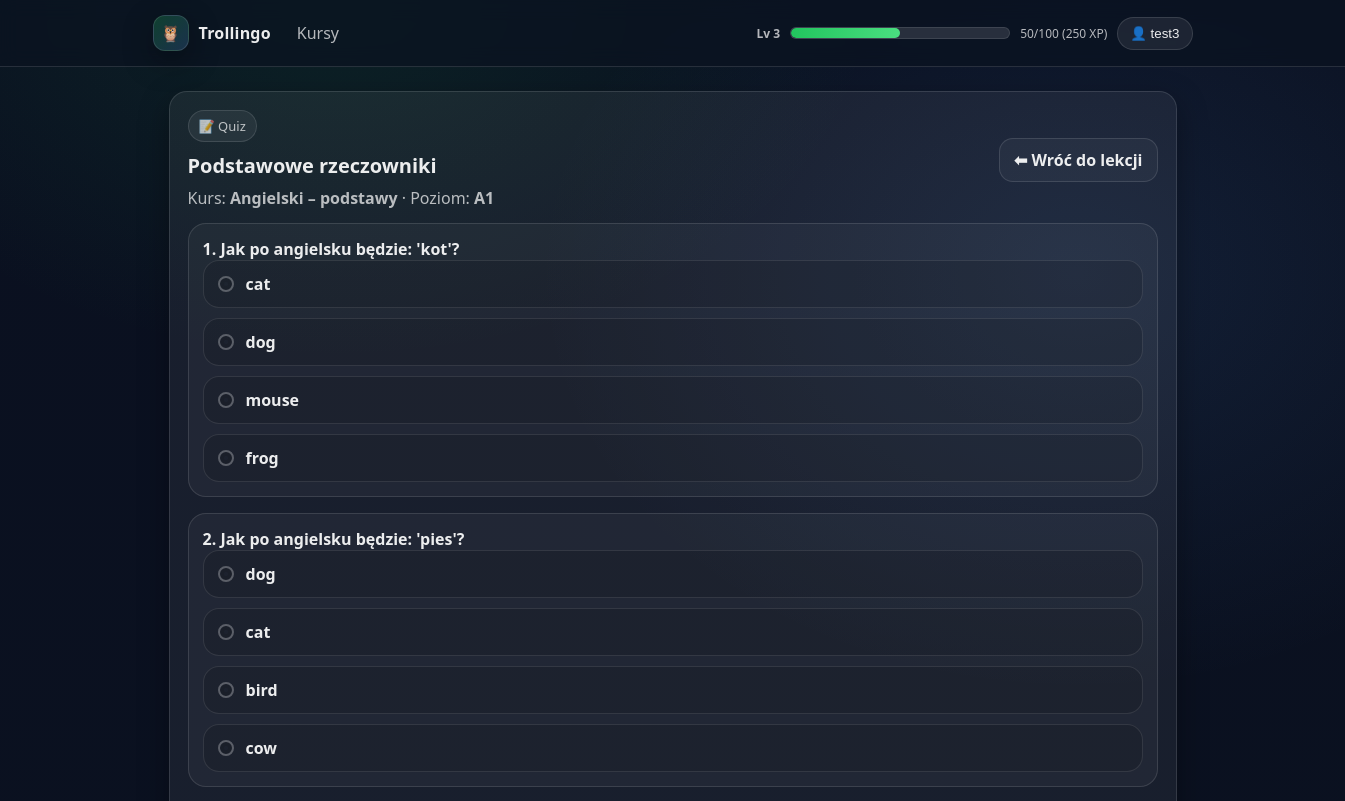
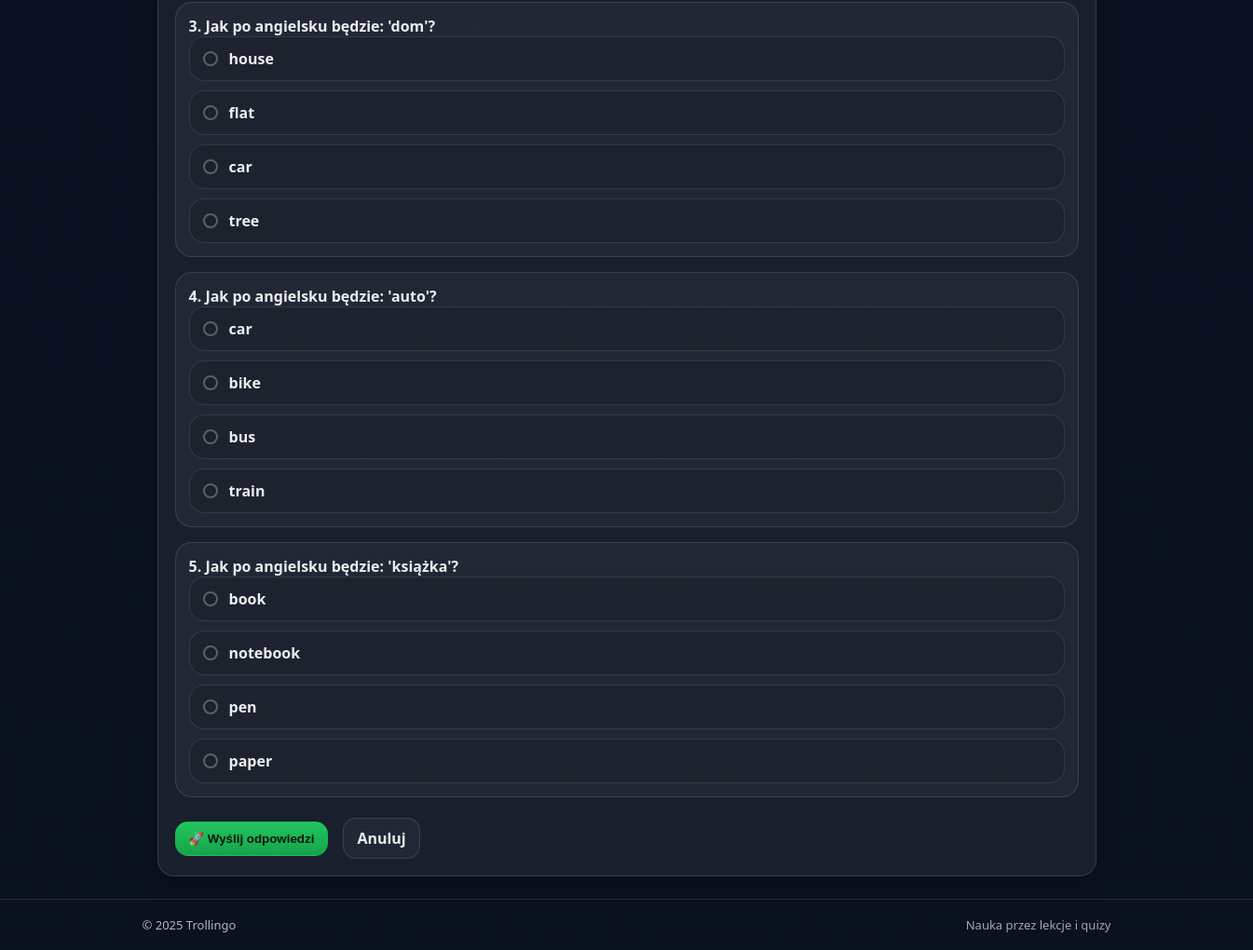
The app's page /lesson/6/quiz/ (signed in) with its own data (2 pictures, top to bottom).
### learning/models.py (models this page shows, shortened)
class Lesson(models.Model):
    class Level(models.TextChoices):
        A1 = "A1", "A1 – Beginner"
        A2 = "A2", "A2 – Elementary"
        B1 = "B1", "B1 – Intermediate"
        B2 = "B2", "B2 – Upper Intermediate"
        C1 = "C1", "C1 – Advanced"
        C2 = "C2", "C2 – Proficient"
    course = models.ForeignKey(
        Course,
        on_delete=models.CASCADE,
        related_name="lessons"
    )
    title = models.CharField(max_length=100)
    order = models.PositiveIntegerField(default=1)
    level = models.CharField(
        max_length=2,
        choices=Level.choices,
        default=Level.A1
    )
    content = models.TextField(blank=True, default="")
    class Meta:
        ordering = ["level", "order"]

class Course(models.Model):
    name = models.CharField(max_length=100)
    description = models.TextField(blank=True)

class Question(models.Model):
    lesson = models.ForeignKey(Lesson, on_delete=models.CASCADE, related_name="questions")
    text = models.CharField(max_length=255)

class Answer(models.Model):
    question = models.ForeignKey(Question, on_delete=models.CASCADE, related_name="answers")
    text = models.CharField(max_length=255)
    is_correct = models.BooleanField(default=False)

### learning/views.py (the view, shortened to what this page needs)
# urls.py: path("lesson/<int:pk>/quiz/", views.lesson_quiz, name="lesson_quiz"),
@login_required(login_url="learning:login")
def lesson_quiz(request, pk):
    lesson = get_object_or_404(Lesson, pk=pk)
    questions = lesson.questions.prefetch_related("answers")
    total = questions.count()
    XP_PER_POINT = 10
    all_lessons = list(
        Lesson.objects.filter(course=lesson.course).order_by("level", "order", "id")
    )
    idx = next((i for i, l in enumerate(all_lessons) if l.id == lesson.id), None)
    next_lesson = all_lessons[idx + 1] if idx is not None and idx + 1 < len(all_lessons) else None
    return render(
        request,
        "learning/lesson_quiz.html",
        {
            "lesson": lesson,
            "questions": questions,
            "total": total,
        },
    )

### learning/context_processors.py (called while the page is built)
def xp_context(request):
    if not request.user.is_authenticated:
        return {}
    profile = getattr(request.user, "profile", None)
    xp_total = getattr(profile, "xp", 0) if profile else 0
    xp_level = getattr(profile, "level", 1) if profile else 1
    xp_in_level = getattr(profile, "xp_in_level", xp_total % 100) if profile else (xp_total % 100)
    xp_to_next = getattr(profile, "xp_to_next_level", 100 - xp_in_level) if profile else (100 - xp_in_level)
    xp_percent = getattr(profile, "xp_progress_percent", xp_in_level) if profile else xp_in_level
    try:
        xp_percent = int(xp_percent)
    except Exception:
        xp_percent = 0
    xp_percent = max(0, min(100, xp_percent))
    return {
        "xp_level": xp_level,
        "xp_total": xp_total,
        "xp_in_level": xp_in_level,
        "xp_to_next": xp_to_next,
        "xp_percent": xp_percent,
    }

### learning/models.py (called while the page is built)
    @property
    def level(self) -> int:
        return (self.xp // 100) + 1

    @property
    def xp_in_level(self) -> int:
        return self.xp % 100

    @property
    def xp_to_next_level(self) -> int:
        return 100 - self.xp_in_level

    @property
    def xp_progress_percent(self) -> int:
        return self.xp_in_level

### templates/learning/lesson_quiz.html (shortened to what this page needs)
{% extends "base.html" %}
{% block content %}
<section class="card">
  <div class="row" style="justify-content:space-between;">
    <div>
      <span class="kicker">📝 Quiz</span>
      <h2 class="card__title" style="margin-top:10px;">{{ lesson.title }}</h2>
      <p class="card__subtitle" style="margin-top:8px;">
        Kurs: <strong>{{ lesson.course.name }}</strong> · Poziom: <strong>{{ lesson.level }}</strong>
      </p>
    </div>
    <a class="btn btn--ghost" href="{% url 'learning:lesson_detail' lesson.pk %}">⬅ Wróć do lekcji</a>
  </div>
  <div style="height:14px;"></div>
  <form method="post" class="form quiz-form">
    <div class="stack">
      {% for question in questions %}
        <div class="question">
          <p class="question__title">{{ forloop.counter }}. {{ question.text }}</p>
          <div class="stack stack--sm">
            {% for answer in question.answers.all %}
              <label class="quiz-option">
                <span class="quiz-option__box">
                  <span class="quiz-option__dot"></span>
                  <span class="quiz-option__text">{{ answer.text }}</span>
                </span>
              </label>
            {% endfor %}
          </div>
        </div>
      {% endfor %}
    </div>
    <div class="row" style="margin-top:10px;">
      <button class="btn btn--primary" type="submit">🚀 Wyślij odpowiedzi</button>
      <a class="btn btn--ghost" href="{% url 'learning:lesson_detail' lesson.pk %}">Anuluj</a>
    </div>
  </form>
</section>
{% endblock %}

### templates/base.html (shortened to what this page needs)
{% load static %}
<!doctype html>
<html lang="pl">
<head>
  <link rel="stylesheet" href="{% static 'css/trollingo.css' %}">
</head>
<body>
<header class="topbar">
  <div class="container topbar__inner">
    <a class="brand" href="{% url 'learning:home' %}">
      <span class="brand__logo">🦉</span>
      <span class="brand__name">Trollingo</span>
    </a>
    <nav class="nav">
      <a class="nav__link" href="{% url 'learning:course_list' %}">Kursy</a>
      {% if request.user.is_authenticated %}
        <div class="xp">
          <div class="xp__label">Lv {{ xp_level|default:1 }}</div>
          <div class="xp__bar" title="Progres XP do kolejnego levela">
            <div class="xp__fill" style="width: {{ xp_percent|default:0 }}%;"></div>
          </div>
          <div class="xp__value">
            {{ xp_in_level|default:0 }}/100 ({{ xp_total|default:0 }} XP)
          </div>
        </div>
        <div class="user-menu" data-user-menu>
          <button class="user-menu__btn" type="button" data-user-menu-btn aria-expanded="false">
            👤 {{ request.user.username }}
          </button>
        </div>
      {% else %}
        <a class="btn btn--ghost" href="{% url 'learning:login' %}">Zaloguj</a>
        <a class="btn btn--primary" href="{% url 'learning:register' %}">Załóż konto</a>
      {% endif %}
    </nav>
  </div>
</header>
<main class="container">
  {% block content %}{% endblock %}
</main>
<footer class="footer">
  <div class="container footer__inner">
    <span>© {% now "Y" %} Trollingo</span>
    <span class="footer__muted">Nauka przez lekcje i quizy</span>
  </div>
</footer>
</body>
</html>

### records on screen
Lesson: title "Podstawowe rzeczowniki", course.name "Angielski – podstawy", level "A1"
Question: text "Jak po angielsku będzie: 'kot'?"
Answer: text "cat"
Answer: text "dog"
Answer: text "mouse"
Answer: text "frog"
Question: text "Jak po angielsku będzie: 'pies'?"
Answer: text "dog"
Answer: text "cat"
Answer: text "bird"
Answer: text "cow"
Question: text "Jak po angielsku będzie: 'dom'?"
Answer: text "house"
Answer: text "flat"
Answer: text "car"
Answer: text "tree"
Question: text "Jak po angielsku będzie: 'auto'?"
Answer: text "car"
Answer: text "bike"
Answer: text "bus"
Answer: text "train"
Question: text "Jak po angielsku będzie: 'książka'?"
Answer: text "book"
Answer: text "notebook"
Answer: text "pen"
Answer: text "paper"

### other values on screen
{{ xp_level|default:1 }} "3"
{{ xp_in_level|default:0 }} "50"
{{ xp_total|default:0 }} "250"
{{ request.user.username }} "test3"
